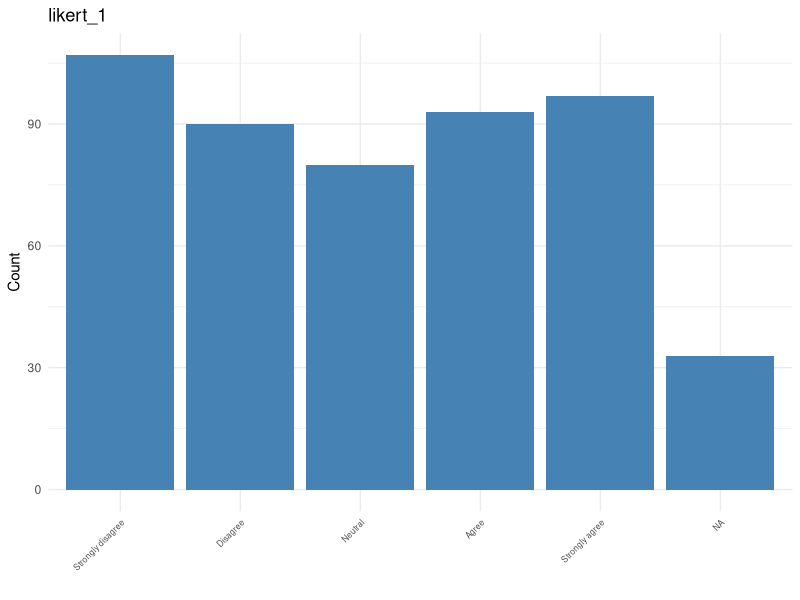
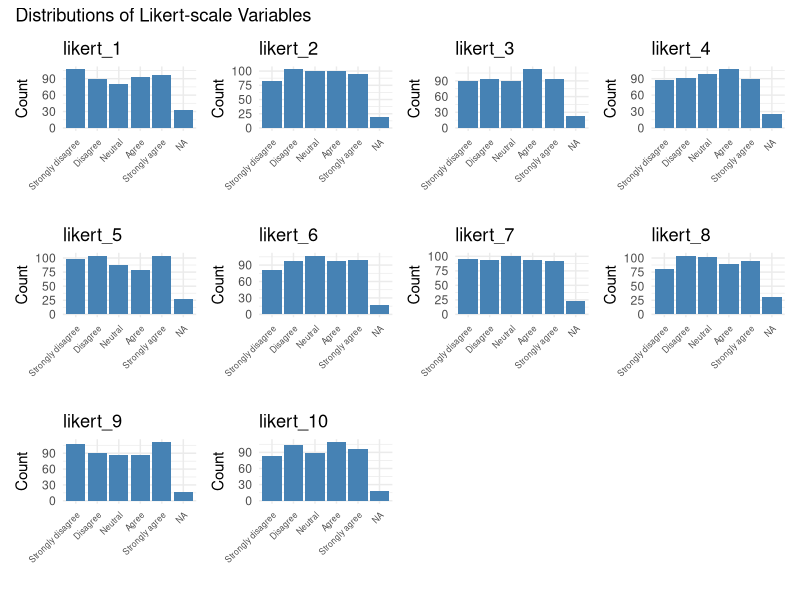

These figures' R source, in order:
library(ggplot2)
library(patchwork)

## We start with simulating some data
set.seed(123) # for reproducibility

# Number of observations
n <- 500

# Simulate 10 Likert-scale variables (5 points + NA possibility)
likert_vars <- replicate(10, {
  sample(c(1:5, NA), n, replace = TRUE, prob = c(rep(0.19, 5), 0.05))
})

# Simulate age (interval scale 18–100)
age <- sample(18:100, n, replace = TRUE)

# Simulate gender (binary: 'm' or 'f')
gender <- sample(c("m", "f"), n, replace = TRUE)

# Simulate income (ordinal, 10 levels)
income <- sample(1:10, n, replace = TRUE)

# Simulate education (ordinal, 6 levels)
education <- sample(1:6, n, replace = TRUE)

# Combine into a data frame
data_sim <- data.frame(
  likert_vars,
  age = age,
  gender = gender,
  income = income,
  education = education
)

# Assign Likert variable names
colnames(data_sim)[1:10] <- paste0("likert_", 1:10)

# Quick check
str(data_sim)
head(data_sim)

## Looping and plotting

### First, we need to determine if something is a Likert-scale variable

# Option 1
is_likert <- function(x) {
  is.numeric(x) && all(na.omit(x) %in% 1:5)
}

# Option 2
likert_columns <- grepl("likert",names(data_sim)) 

### There are more options of course...

# Next, we want to loop through all variables in the dataframe

for(varnames in names(data_sim)) {
  if(is_likert(data_sim[[varnames]])) {
    print(paste(varnames,"is Likert-scaled",sep=" "))
  }
}

# Or: 

for(v in 1:14) {
  if(is_likert(data_sim[[v]])) {
    print(paste("Variable",v,"is Likert-scaled",sep=" "))
  }
}

# so far, so good. But we want to do different things in the loop (namely transform the right variables into a factor and then plot them)

# for one variable, the code would be:

## Turning likert variable into factor
data_sim$likert_1_factor <- factor(data_sim$likert_1,
                                   levels = 1:5,
                                   labels = c("Strongly disagree",
                                              "Disagree",
                                              "Neutral",
                                              "Agree",
                                              "Strongly agree"))


## Plotting the variable as a bar plot

ggplot(data=data_sim, 
       aes(x = likert_1_factor)) +
  geom_bar(fill = "steelblue") +
  labs(title = "likert_1",
       x = "",
       y = "Count") +
  theme_minimal() +
  theme(axis.text.x = element_text(angle = 45,
                                   hjust = 1,
                                   size = 6))


# Now let's automate the process for all variables using a for loop

# Empty list to store plots
plot_list <- list()

# Loop through columns
for (varname in names(data_sim)) {
  
  # Check if the variable is Likert-type
  if (is_likert(data_sim[[varname]])) {
    
    # Transform to factor with labels
    data_sim[[paste0(varname,"_factor")]] <- factor(data_sim[[varname]],
                                                    levels = 1:5,
                                                    labels = c("Strongly disagree",
                                                               "Disagree",
                                                               "Neutral",
                                                               "Agree",
                                                               "Strongly agree"))
    
    # Create plot
    p <- ggplot(data=data_sim, 
                aes(x = .data[[paste0(varname,"_factor")]])) +
      geom_bar(fill = "steelblue") +
      labs(title = varname,
           x = "",
           y = "Count") +
      theme_minimal() +
      theme(axis.text.x = element_text(angle = 45,
                                       hjust = 1,
                                       size = 6))
    
    # Save plot into the list
    plot_list[[varname]] <- p
  }
}

# or:

plot_list <- list()

# Loop through columns
for (v in 1:ncol(data_sim)) {
  
  # Check if the variable is Likert-type
  if (is_likert(data_sim[[v]])) {
    
    # Transform to factor with labels
    data_sim[[paste0(v,"_factor")]] <- factor(data_sim[[v]],
                                              levels = 1:5,
                                              labels = c("Strongly disagree",
                                                         "Disagree",
                                                         "Neutral",
                                                         "Agree",
                                                         "Strongly agree"))
    
    # Create plot
    p <- ggplot(data=data_sim, 
                aes(x = .data[[paste0(v,"_factor")]])) +
      geom_bar(fill = "steelblue") +
      labs(title = names(data_sim)[v],
           x = "",
           y = "Count") +
      theme_minimal() +
      theme(axis.text.x = element_text(angle = 45,
                                       hjust = 1,
                                       size = 6))
    
    # Save plot into the list
    plot_list[[v]] <- p
  }
}


# Combine all plots with patchwork
combined_plot <- wrap_plots(plot_list) +
  plot_annotation(title = "Distributions of Likert-scale Variables")

# Show the combined plot
print(combined_plot)
